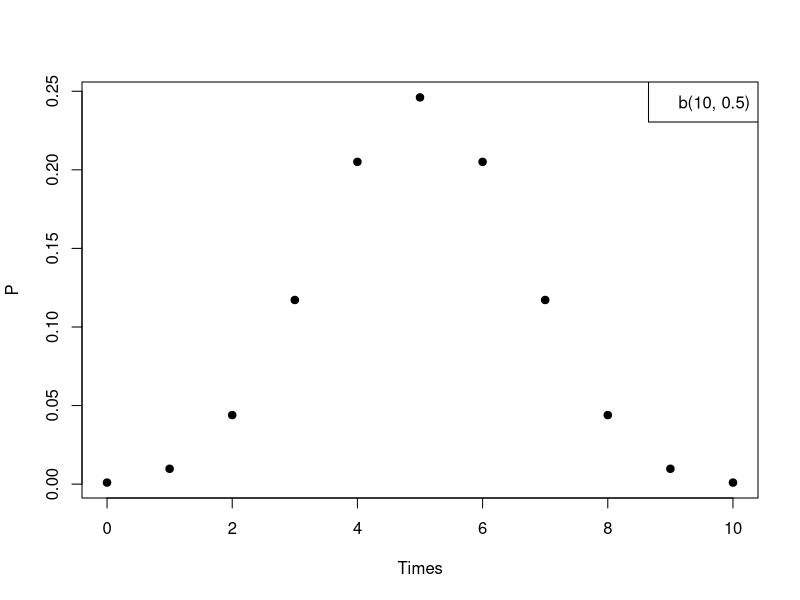
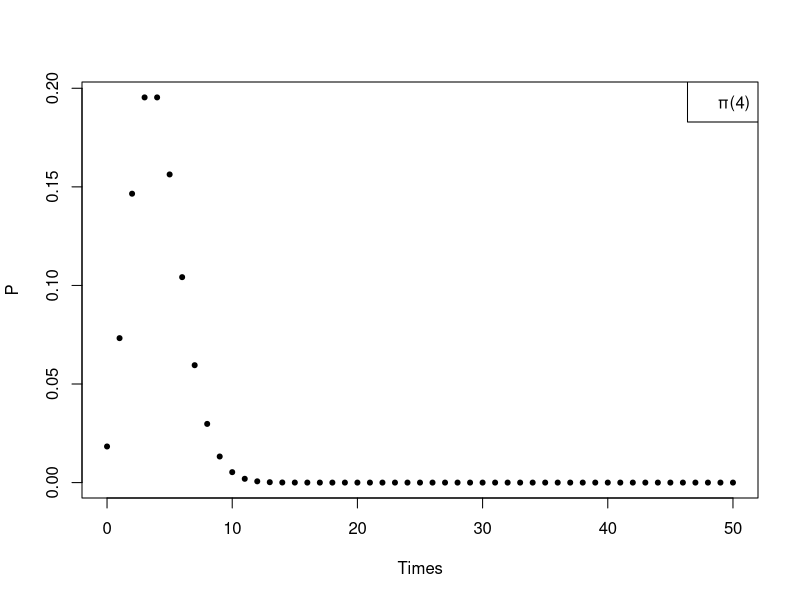
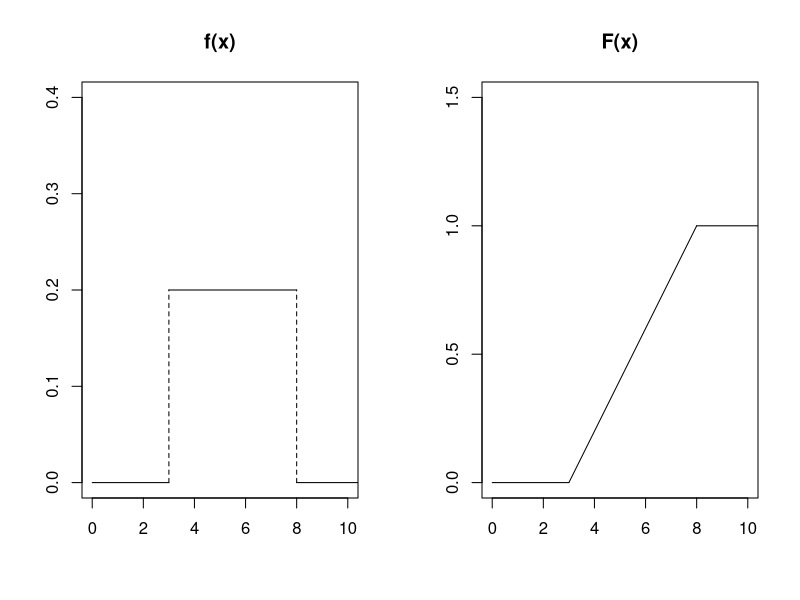
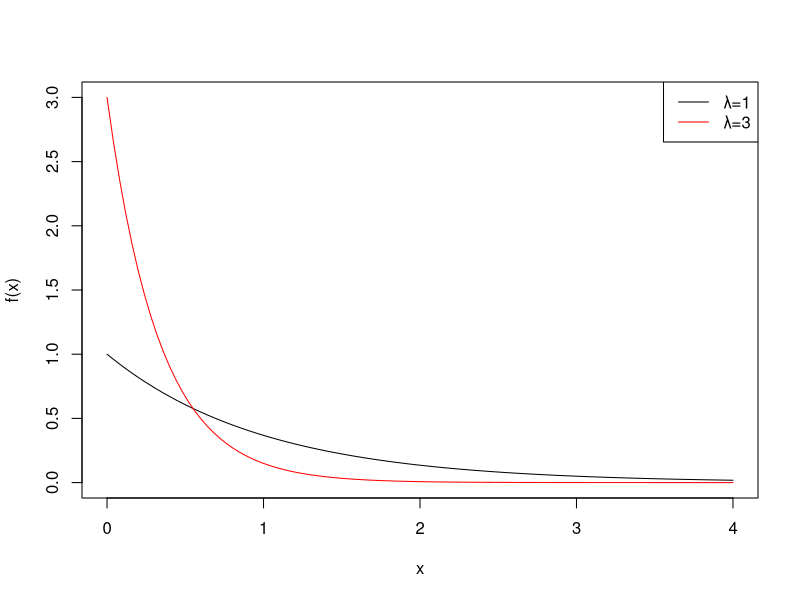
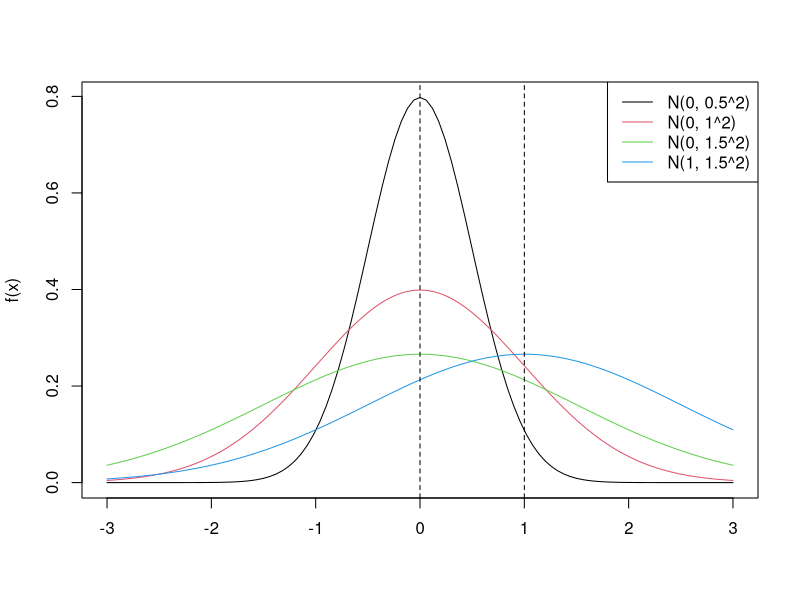
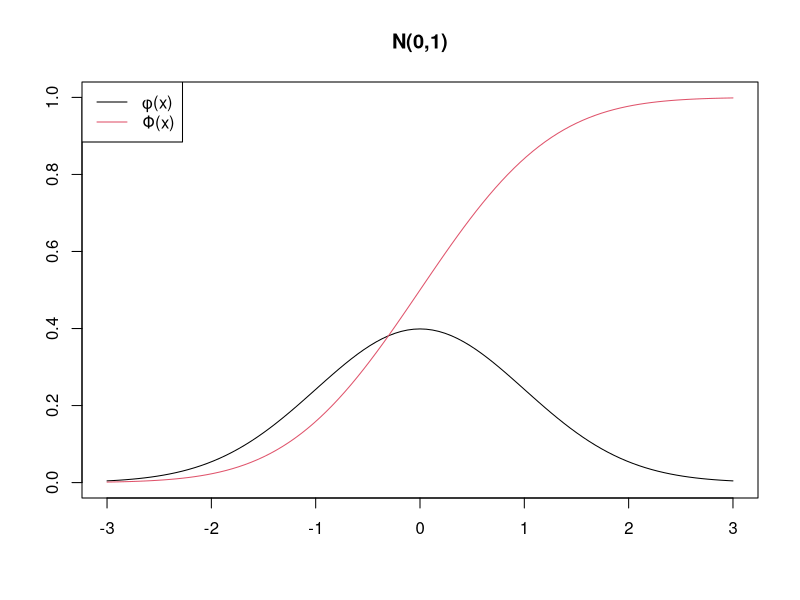
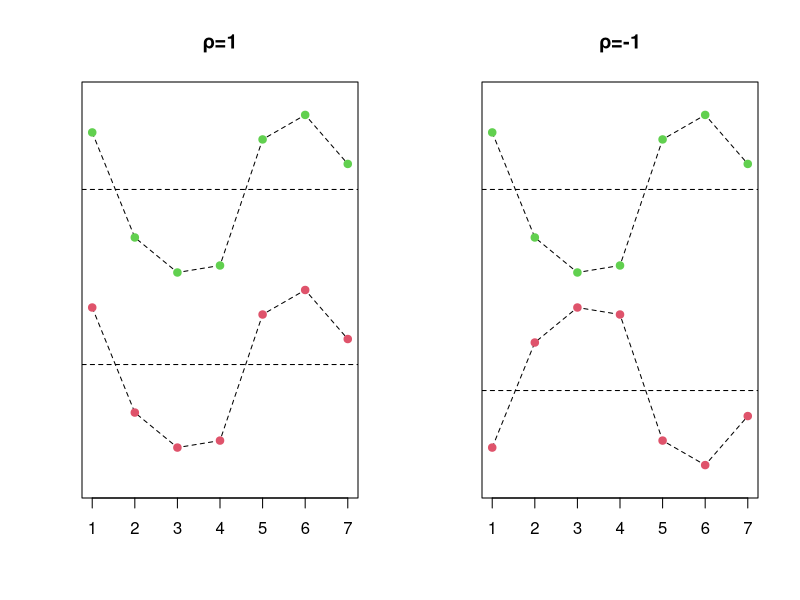
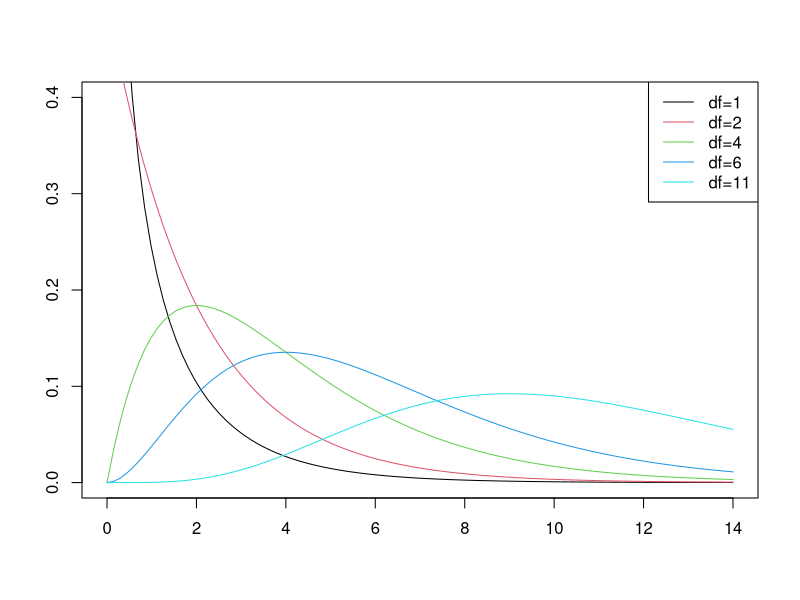

Reproduce these figures in R, in order.
## ---- chunk 1
plot(0:10, dbinom(0:10, size=10, prob=0.5), 
     pch = 19, xlab = "Times", ylab = "P")
legend("topright", legend = "b(10, 0.5)")
## ---- chunk 2
plot(0:50, dpois(0:50, lambda = 4), 
     pch = 20, xlab = "Times", ylab = "P")
legend("topright", "π(4)")
## ---- chunk 3
mypar <- par(no.readonly = TRUE)
par(mfrow=c(1,2)) 
# f(x)
plot(0:10, rep(1, 11),
     type="n", ylim = c(0,0.4), 
     xlab = "", ylab = "", main = "f(x)")
segments(0,0,  3,0)
segments(3,0.2,  8,0.2)
segments(3,0, 3,0.2, lty = 2)
segments(8,0,  8,0.2, lty = 2)
segments(8,0,  11,0)
# F(x)
plot(0:10, rep(1, 11),
     type="n", ylim = c(0,1.5), 
     xlab = "", ylab = "", main = "F(x)")
segments(0,0,  3,0)
segments(3,0,  8,1)
segments(8,1, 11,1)
par(mypar)
## ---- chunk 4
curve(dexp(x, rate = 1), 
      xlim = c(0,4), ylim = c(0,3), xlab = "x", ylab = "f(x)")
curve(dexp(x, rate = 3), 
      xlim = c(0,4), ylim = c(0,3), add = TRUE, col = "red")
legend("topright", legend = c("λ=1", "λ=3"), col = c("black", "red"), lty = c(1, 1))
## ---- chunk 5
curve(dnorm(x, mean = 0, sd = 0.5), 
      xlim = c(-3, 3), col = 1, xlab = "", ylab = "f(x)")
curve(dnorm(x, mean = 0, sd = 1), add = TRUE, col = 2)
curve(dnorm(x, mean = 0, sd = 1.5), add = TRUE, col = 3)
curve(dnorm(x, mean = 1, sd = 1.5), add = TRUE, col = 4)
abline(v = 0, lty = 2)
abline(v = 1, lty = 2)
legend("topright", lty = c(1,1,1,1), col = c(1,2,3,4),
       legend = c("N(0, 0.5^2)", "N(0, 1^2)", "N(0, 1.5^2)", "N(1, 1.5^2)"))
##
curve(dnorm(x, mean = 0, sd = 1), xlab = "", ylab = "",
      xlim = c(-3, 3), ylim = c(0, 1), main = "N(0,1)")
curve(pnorm(x, mean = 0, sd = 1), 
      xlim = c(-3, 3), ylim = c(0, 1), add = TRUE, col = 2)
legend("topleft", lty = c(1,1), col = c(1,2),
       legend = c("φ(x)", "Φ(x)"))
## ---- chunk 6
par(mfrow=c(1,2))
##
x1 <- 1:7
y1 <- c(1,-2,-3,-2.8,0.8,1.5,0.1)
plot(x1, y1, ylim = c(-9, 2), lty = 2,
     xlab = "", ylab = "", main = "ρ=1",
     yaxt = "n", type = "l")
points(x1, y1, col = 3, pch = 19)
points(x1, y1-5, type = "l", lty = 2)
points(x1, y1-5, col = 2, pch = 19)
abline(h = mean(y1), lty = 2)
abline(h = mean(y1)-5, lty = 2)
# legend("topright", legend = "ρ=1")
##
plot(x1, y1, ylim = c(-9, 2), lty = 2,
     xlab = "", ylab = "", main = "ρ=-1",
     yaxt = "n", type = "l")
points(x1, y1, col = 3, pch = 19)
points(x1, -y1-7, type = "l", lty = 2)
points(x1, -y1-7, col = 2, pch = 19)
abline(h = mean(y1), lty = 2)
abline(h = mean(-y1-7), lty = 2)
# legend("topright", legend = "ρ=-1")
par(mypar)
## ---- chunk 7
curve(dchisq(x, df = 1), xlim = c(0,14), 
      ylim = c(0,0.4), xlab = "", ylab = "")
curve(dchisq(x, df = 2), add = TRUE, col = 2)
curve(dchisq(x, df = 4), add = TRUE, col = 3)
curve(dchisq(x, df = 6), add = TRUE, col = 4)
curve(dchisq(x, df = 11), add = TRUE, col = 5)
legend("topright", lty = c(1,1,1,1,1), col = c(1:5),
       legend = c("df=1", "df=2", "df=4", "df=6", "df=11"))
## ---- chunk 8
curve(dt(x, df = 30), xlim = c(-4, 4), ylim = c(0,0.4),
      xlab = "", ylab = "")
curve(dt(x, df = 2), add = TRUE, col = 2)
legend("topright", lty = c(1,1), col = c(1,2),
       legend = c("df=30", "df=2"))
## ---- chunk 9
curve(df(x, df1 = 10, df2 = 40), xlim = c(0,4), ylim = c(0,1),
      xlab = "", ylab = "")
curve(df(x, df1 = 11, df2 = 3), add = TRUE, col = 2)
legend("topright", lty = c(1,1), legend = c("F(10,40)", "F(11,3)"), col = c(1,2))
## ---- chunk 10
curve(dnorm(x, mean = 0, sd = 1), 
      xlim = c(-4, 4), xlab = "", ylab = "")
y <- dnorm(2, 0, 1)
segments(-2, -0.2, -2, y, lty = 2)
segments(2, -0.2, 2, y, lty = 2)
shdaow_x <- seq(2, 4, 0.1)
shdaow_y <- dnorm(shdaow_x, 0, 1)
## add two points
shdaow_x <- c(shdaow_x[1], shdaow_x, tail(shdaow_x, 1))
shdaow_y <- c(0, shdaow_y, 0)
polygon(shdaow_x, shdaow_y, density = 20, col = "red")
# other side
polygon(-1*shdaow_x, shdaow_y, density = 20, col = "red")
legend("topright", "N(0,1)")
## ---- chunk 11
curve(dt(x, df = 2), 
      xlim = c(-4, 4), ylim = c(0,0.4),
      xlab = "", ylab = "")
s_x <- seq(2,4,0.1)
s_y <- dt(s_x, df = 2)
s_x <- c(s_x[1], s_x, tail(s_x, 1))
s_y <- c(0, s_y, 0)
polygon(s_x, s_y, density = 20, col = 2)
polygon(-1*s_x, s_y, density = 20, col = 2)
legend("topright", "t(n-1)")
## ---- chunk 12
curve(dchisq(x, df = 4), 
      xlim = c(0,14), ylim = c(0,0.25), 
      xlab = "", ylab = "")
anno <- function(ss) {
  p <- ss[2]
  segments(p, 0, p, dchisq(p, df = 4), lty = 2, col = 2)
  s_x <- c(ss[1], ss, tail(ss,1))
  s_y <- dchisq(ss, df = 4)
  s_y <- c(0, s_y, 0)
  polygon(s_x, s_y, col = 2, density = 20)
}
anno(seq(0, 1.2, 0.1))
anno(seq(14, 8, -0.1))
## ---- chunk 13
par(mfrow=c(1,2)) 
# up limit
curve(dchisq(x, df = 4), 
      xlim = c(0,14), ylim = c(0,0.25), 
      xlab = "", ylab = "")
anno <- function(ss) {
  p <- ss[2]
  # segments(p, 0, p, dchisq(p, df = 4), lty = 2, col = 2)
  s_x <- c(ss[1], ss, tail(ss,1))
  s_y <- dchisq(ss, df = 4)
  s_y <- c(0, s_y, 0)
  polygon(s_x, s_y, col = 2, density = 20)
}
anno(seq(0, 1.2, 0.1))
# down limit
curve(dnorm(x, mean = 0, sd = 1), 
      xlim = c(-4, 4), xlab = "", ylab = "")
shdaow_x <- seq(2, 4, 0.1)
shdaow_y <- dnorm(shdaow_x, 0, 1)
shdaow_x <- c(shdaow_x[1], shdaow_x, tail(shdaow_x, 1))
shdaow_y <- c(0, shdaow_y, 0)
polygon(shdaow_x, shdaow_y, density = 20, col = "red")
par(mypar)
## ---- chunk 14
par(mfrow=c(1,2)) 
## 1
curve(dchisq(x, df = 4), 
      xlim = c(0,14), ylim = c(0,0.25), 
      xlab = "", ylab = "")
anno(seq(0, 1.2, 0.1))
## 2
curve(dnorm(x, mean = 0, sd = 1), 
      xlim = c(-4, 4), xlab = "", ylab = "")
y <- dnorm(2, 0, 1)
shdaow_x <- seq(2, 4, 0.1)
shdaow_y <- dnorm(shdaow_x, 0, 1)
shdaow_x <- c(shdaow_x[1], shdaow_x, tail(shdaow_x, 1))
shdaow_y <- c(0, shdaow_y, 0)
polygon(shdaow_x, shdaow_y, density = 20, col = "red")
polygon(-1*shdaow_x, shdaow_y, density = 20, col = "red")
par(mypar)
## ---- chunk 15
curve(dnorm(x, mean = 0, sd = 1), yaxt = "n",
      xlim = c(-5, 5), xlab = "", ylab = "")
shdaow_x <- seq(1.96, 5, 0.1)
shdaow_y <- dnorm(shdaow_x, 0, 1)
shdaow_x <- c(shdaow_x[1], shdaow_x, tail(shdaow_x, 1))
shdaow_y <- c(0, shdaow_y, 0)
polygon(shdaow_x, shdaow_y, density = 20)
polygon(-1*shdaow_x, shdaow_y, density = 20)
abline(h = 0, lty = 2)
points(c(1.3, 2.4), c(0,0), pch = c(19,15), col = c(3,2))
legend("topright", legend = c("accept", "refuse"),
       pch = c(19,15), col = c(3,2))
text(3.1, 0.05, "0.025")
text(-3.1, 0.05, "0.025")
text(0.8, 0.16, "0.95")
